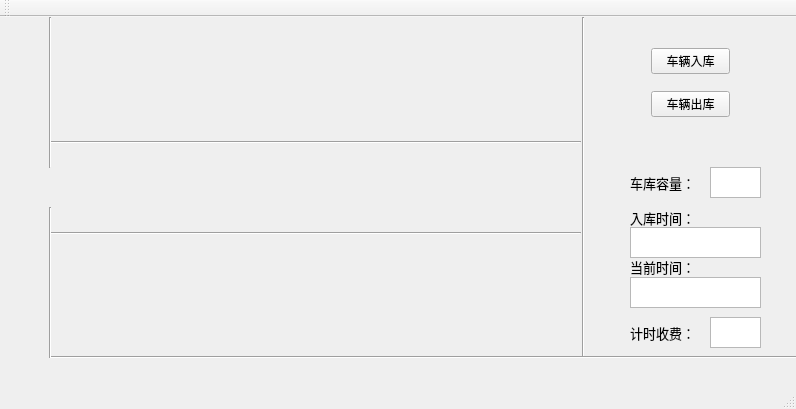
<?xml version="1.0" encoding="UTF-8"?>
<ui version="4.0">
 <class>ParkingLot</class>
 <widget class="QMainWindow" name="ParkingLot">
  <property name="geometry">
   <rect>
    <x>0</x>
    <y>0</y>
    <width>796</width>
    <height>409</height>
   </rect>
  </property>
  <property name="windowTitle">
   <string>ParkingLot</string>
  </property>
  <widget class="QWidget" name="centralWidget">
   <widget class="QWidget" name="horizontalLayoutWidget">
    <property name="geometry">
     <rect>
      <x>60</x>
      <y>10</y>
      <width>501</width>
      <height>111</height>
     </rect>
    </property>
    <layout class="QHBoxLayout" name="FirstRow"/>
   </widget>
   <widget class="QWidget" name="horizontalLayoutWidget_2">
    <property name="geometry">
     <rect>
      <x>60</x>
      <y>220</y>
      <width>501</width>
      <height>111</height>
     </rect>
    </property>
    <layout class="QHBoxLayout" name="SecondRow"/>
   </widget>
   <widget class="QWidget" name="verticalLayoutWidget">
    <property name="geometry">
     <rect>
      <x>640</x>
      <y>10</y>
      <width>101</width>
      <height>111</height>
     </rect>
    </property>
    <layout class="QVBoxLayout" name="verticalLayout">
     <item>
      <spacer name="verticalSpacer_3">
       <property name="orientation">
        <enum>Qt::Vertical</enum>
       </property>
       <property name="sizeHint" stdset="0">
        <size>
         <width>20</width>
         <height>40</height>
        </size>
       </property>
      </spacer>
     </item>
     <item>
      <widget class="QPushButton" name="CarIn">
       <property name="text">
        <string>车辆入库</string>
       </property>
      </widget>
     </item>
     <item>
      <spacer name="verticalSpacer">
       <property name="orientation">
        <enum>Qt::Vertical</enum>
       </property>
       <property name="sizeHint" stdset="0">
        <size>
         <width>20</width>
         <height>40</height>
        </size>
       </property>
      </spacer>
     </item>
     <item>
      <widget class="QPushButton" name="CarOut">
       <property name="text">
        <string>车辆出库</string>
       </property>
      </widget>
     </item>
     <item>
      <spacer name="verticalSpacer_2">
       <property name="orientation">
        <enum>Qt::Vertical</enum>
       </property>
       <property name="sizeHint" stdset="0">
        <size>
         <width>20</width>
         <height>40</height>
        </size>
       </property>
      </spacer>
     </item>
    </layout>
   </widget>
   <widget class="QTextBrowser" name="InTime">
    <property name="geometry">
     <rect>
      <x>630</x>
      <y>210</y>
      <width>131</width>
      <height>31</height>
     </rect>
    </property>
   </widget>
   <widget class="QLabel" name="label_2">
    <property name="geometry">
     <rect>
      <x>630</x>
      <y>190</y>
      <width>81</width>
      <height>21</height>
     </rect>
    </property>
    <property name="font">
     <font>
      <pointsize>10</pointsize>
     </font>
    </property>
    <property name="text">
     <string>入库时间：</string>
    </property>
   </widget>
   <widget class="QLabel" name="label_3">
    <property name="geometry">
     <rect>
      <x>630</x>
      <y>240</y>
      <width>81</width>
      <height>20</height>
     </rect>
    </property>
    <property name="font">
     <font>
      <pointsize>10</pointsize>
     </font>
    </property>
    <property name="text">
     <string>当前时间：</string>
    </property>
   </widget>
   <widget class="QTextBrowser" name="CurTime">
    <property name="geometry">
     <rect>
      <x>630</x>
      <y>260</y>
      <width>131</width>
      <height>31</height>
     </rect>
    </property>
   </widget>
   <widget class="Line" name="line">
    <property name="geometry">
     <rect>
      <x>573</x>
      <y>0</y>
      <width>20</width>
      <height>341</height>
     </rect>
    </property>
    <property name="orientation">
     <enum>Qt::Vertical</enum>
    </property>
   </widget>
   <widget class="QTextBrowser" name="Fee">
    <property name="geometry">
     <rect>
      <x>710</x>
      <y>300</y>
      <width>51</width>
      <height>31</height>
     </rect>
    </property>
   </widget>
   <widget class="QTextBrowser" name="Capacity">
    <property name="geometry">
     <rect>
      <x>710</x>
      <y>150</y>
      <width>51</width>
      <height>31</height>
     </rect>
    </property>
   </widget>
   <widget class="QLabel" name="label_4">
    <property name="geometry">
     <rect>
      <x>630</x>
      <y>150</y>
      <width>81</width>
      <height>31</height>
     </rect>
    </property>
    <property name="font">
     <font>
      <pointsize>10</pointsize>
     </font>
    </property>
    <property name="text">
     <string>车库容量：</string>
    </property>
   </widget>
   <widget class="QLabel" name="label_5">
    <property name="geometry">
     <rect>
      <x>630</x>
      <y>300</y>
      <width>81</width>
      <height>31</height>
     </rect>
    </property>
    <property name="font">
     <font>
      <pointsize>10</pointsize>
     </font>
    </property>
    <property name="text">
     <string>计时收费：</string>
    </property>
   </widget>
   <widget class="Line" name="line_2">
    <property name="geometry">
     <rect>
      <x>50</x>
      <y>325</y>
      <width>751</width>
      <height>31</height>
     </rect>
    </property>
    <property name="orientation">
     <enum>Qt::Horizontal</enum>
    </property>
   </widget>
   <widget class="Line" name="line_3">
    <property name="geometry">
     <rect>
      <x>50</x>
      <y>90</y>
      <width>531</width>
      <height>71</height>
     </rect>
    </property>
    <property name="orientation">
     <enum>Qt::Horizontal</enum>
    </property>
   </widget>
   <widget class="Line" name="line_4">
    <property name="geometry">
     <rect>
      <x>50</x>
      <y>206</y>
      <width>531</width>
      <height>20</height>
     </rect>
    </property>
    <property name="orientation">
     <enum>Qt::Horizontal</enum>
    </property>
   </widget>
   <widget class="Line" name="line_5">
    <property name="geometry">
     <rect>
      <x>40</x>
      <y>0</y>
      <width>21</width>
      <height>151</height>
     </rect>
    </property>
    <property name="orientation">
     <enum>Qt::Vertical</enum>
    </property>
   </widget>
   <widget class="Line" name="line_6">
    <property name="geometry">
     <rect>
      <x>10</x>
      <y>190</y>
      <width>81</width>
      <height>151</height>
     </rect>
    </property>
    <property name="orientation">
     <enum>Qt::Vertical</enum>
    </property>
   </widget>
  </widget>
  <widget class="QMenuBar" name="menuBar">
   <property name="geometry">
    <rect>
     <x>0</x>
     <y>0</y>
     <width>796</width>
     <height>26</height>
    </rect>
   </property>
  </widget>
  <widget class="QToolBar" name="mainToolBar">
   <attribute name="toolBarArea">
    <enum>TopToolBarArea</enum>
   </attribute>
   <attribute name="toolBarBreak">
    <bool>false</bool>
   </attribute>
  </widget>
  <widget class="QStatusBar" name="statusBar"/>
 </widget>
 <layoutdefault spacing="6" margin="11"/>
 <resources/>
 <connections/>
</ui>
